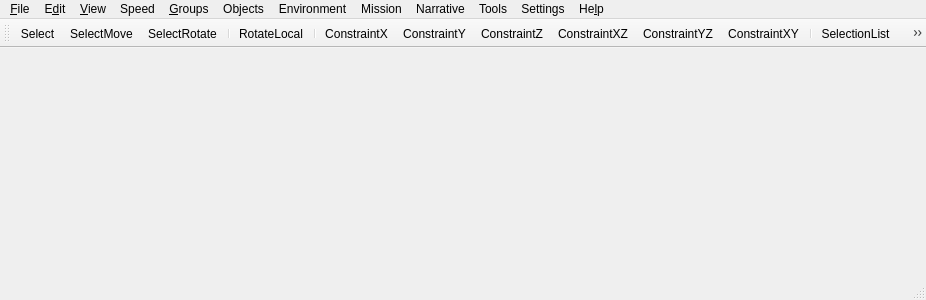
<?xml version="1.0" encoding="UTF-8"?>
<ui version="4.0">
 <class>fso::fred::FredView</class>
 <widget class="QMainWindow" name="fso::fred::FredView">
  <property name="geometry">
   <rect>
    <x>0</x>
    <y>0</y>
    <width>926</width>
    <height>300</height>
   </rect>
  </property>
  <property name="windowTitle">
   <string>qtFRED</string>
  </property>
  <widget class="fso::fred::RenderWidget" name="centralWidget"/>
  <widget class="QMenuBar" name="menuBar">
   <property name="geometry">
    <rect>
     <x>0</x>
     <y>0</y>
     <width>926</width>
     <height>26</height>
    </rect>
   </property>
   <widget class="QMenu" name="menuFile">
    <property name="title">
     <string>&amp;File</string>
    </property>
    <widget class="QMenu" name="menuSave_Format">
     <property name="title">
      <string>Save For&amp;mat</string>
     </property>
     <addaction name="actionFS2_Open"/>
     <addaction name="actionFS2_Retail"/>
    </widget>
    <widget class="QMenu" name="menuImport">
     <property name="title">
      <string>&amp;Import</string>
     </property>
     <addaction name="actionFS1_Mission"/>
     <addaction name="actionFS1_Weapon_Loadouts"/>
    </widget>
    <widget class="QMenu" name="menuRe_cent_Files">
     <property name="title">
      <string>Re&amp;cent Files</string>
     </property>
     <addaction name="actionEmpty"/>
    </widget>
    <addaction name="actionNew"/>
    <addaction name="actionOpen"/>
    <addaction name="actionSave"/>
    <addaction name="actionSave_As"/>
    <addaction name="actionRevert"/>
    <addaction name="separator"/>
    <addaction name="menuSave_Format"/>
    <addaction name="menuImport"/>
    <addaction name="separator"/>
    <addaction name="actionRun_FreeSpace_2_Open"/>
    <addaction name="separator"/>
    <addaction name="menuRe_cent_Files"/>
    <addaction name="separator"/>
    <addaction name="actionExit"/>
   </widget>
   <widget class="QMenu" name="menuEdit">
    <property name="title">
     <string>E&amp;dit</string>
    </property>
    <addaction name="actionUndo"/>
    <addaction name="actionClone_Marked_Objects"/>
    <addaction name="actionDelete"/>
    <addaction name="actionDelete_Wing"/>
    <addaction name="separator"/>
    <addaction name="actionLock_Marked_Objects"/>
    <addaction name="actionUnlock_All_Objects"/>
    <addaction name="actionSelectionLock"/>
    <addaction name="separator"/>
    <addaction name="actionDisable_Undo"/>
   </widget>
   <widget class="QMenu" name="menuView">
    <property name="title">
     <string>&amp;View</string>
    </property>
    <widget class="QMenu" name="menuDisplay_Filter">
     <property name="title">
      <string>&amp;Display Filter</string>
     </property>
     <addaction name="actionShow_Ships"/>
     <addaction name="actionShow_Player_Starts"/>
     <addaction name="actionShow_Waypoints"/>
     <addaction name="separator"/>
    </widget>
    <widget class="QMenu" name="menuViewpoint">
     <property name="title">
      <string>&amp;Viewpoint</string>
     </property>
     <addaction name="actionCamera"/>
     <addaction name="actionCurrent_Ship"/>
    </widget>
    <addaction name="actionTool_Bar"/>
    <addaction name="actionStatus_Bar"/>
    <addaction name="separator"/>
    <addaction name="menuDisplay_Filter"/>
    <addaction name="separator"/>
    <addaction name="actionHide_Marked_Objects"/>
    <addaction name="actionShow_All_Hidden_Objects"/>
    <addaction name="separator"/>
    <addaction name="actionShow_Ship_Models"/>
    <addaction name="actionShow_Outlines"/>
    <addaction name="actionDraw_Outlines_On_Selected_Ships"/>
    <addaction name="actionDraw_Outline_At_Warpin_Position"/>
    <addaction name="actionShow_Ship_Info"/>
    <addaction name="actionShow_Coordinates"/>
    <addaction name="actionShow_Grid_Positions"/>
    <addaction name="actionShow_Distances"/>
    <addaction name="actionShow_Model_Paths"/>
    <addaction name="actionShow_Model_Dock_Points"/>
    <addaction name="actionHighlight_Selectable_Subsystems"/>
    <addaction name="separator"/>
    <addaction name="actionShow_Grid"/>
    <addaction name="actionShow_Horizon"/>
    <addaction name="actionDouble_Fine_Gridlines"/>
    <addaction name="actionAnti_Aliased_Gridlines"/>
    <addaction name="actionShow_3D_Compass"/>
    <addaction name="actionShow_Background"/>
    <addaction name="separator"/>
    <addaction name="menuViewpoint"/>
    <addaction name="actionSave_Camera_Pos"/>
    <addaction name="actionRestore_Camera_Pos"/>
    <addaction name="separator"/>
    <addaction name="actionLighting_from_Suns"/>
   </widget>
   <widget class="QMenu" name="menuSpeed">
    <property name="title">
     <string>Speed</string>
    </property>
    <widget class="QMenu" name="menuMovement">
     <property name="title">
      <string>&amp;Movement</string>
     </property>
     <addaction name="actionx1"/>
     <addaction name="actionx2"/>
     <addaction name="actionx3"/>
     <addaction name="actionx5"/>
     <addaction name="actionx8"/>
     <addaction name="actionx10"/>
     <addaction name="actionx50"/>
     <addaction name="actionx100"/>
    </widget>
    <widget class="QMenu" name="menuRotation">
     <property name="title">
      <string>&amp;Rotation</string>
     </property>
     <addaction name="actionRotx1"/>
     <addaction name="actionRotx5"/>
     <addaction name="actionRotx12"/>
     <addaction name="actionRotx25"/>
     <addaction name="actionRotx50"/>
    </widget>
    <addaction name="menuMovement"/>
    <addaction name="menuRotation"/>
   </widget>
   <widget class="QMenu" name="menuGroups">
    <property name="title">
     <string>&amp;Groups</string>
    </property>
    <widget class="QMenu" name="menuSet_Group">
     <property name="title">
      <string>&amp;Set Group</string>
     </property>
     <addaction name="actionSetGroup_1"/>
     <addaction name="actionSetGroup_2"/>
     <addaction name="actionSetGroup_3"/>
     <addaction name="actionSetGroup_4"/>
     <addaction name="actionSetGroup_5"/>
     <addaction name="actionSetGroup_6"/>
     <addaction name="actionSetGroup_7"/>
     <addaction name="actionSetGroup_8"/>
     <addaction name="actionSetGroup_9"/>
    </widget>
    <addaction name="actionGroup_1"/>
    <addaction name="actionGroup_2"/>
    <addaction name="actionGroup_3"/>
    <addaction name="actionGroup_4"/>
    <addaction name="actionGroup_5"/>
    <addaction name="actionGroup_6"/>
    <addaction name="actionGroup_7"/>
    <addaction name="actionGroup_8"/>
    <addaction name="actionGroup_9"/>
    <addaction name="separator"/>
    <addaction name="menuSet_Group"/>
   </widget>
   <widget class="QMenu" name="menuHelp">
    <property name="title">
     <string>He&amp;lp</string>
    </property>
    <addaction name="actionHelp_Topics"/>
    <addaction name="actionShow_SEXP_Help"/>
    <addaction name="separator"/>
    <addaction name="actionAbout"/>
   </widget>
   <widget class="QMenu" name="menuObjects">
    <property name="title">
     <string>Objects</string>
    </property>
    <addaction name="actionShips"/>
    <addaction name="actionWings"/>
    <addaction name="actionObjects"/>
    <addaction name="actionWaypoint_Paths"/>
    <addaction name="actionJump_Nodes"/>
    <addaction name="separator"/>
    <addaction name="actionControl_Object"/>
    <addaction name="actionNext_Object"/>
    <addaction name="actionPrev_Object"/>
    <addaction name="actionLevel_Object"/>
    <addaction name="actionAlign_Object"/>
    <addaction name="separator"/>
    <addaction name="actionNext_Subsystem"/>
    <addaction name="actionPrev_Subsystem"/>
    <addaction name="actionCancel_Subsystem"/>
    <addaction name="separator"/>
    <addaction name="actionMark_Wing"/>
   </widget>
   <widget class="QMenu" name="menuEnvironment">
    <property name="title">
     <string>Environment</string>
    </property>
    <addaction name="actionBackground"/>
    <addaction name="actionAsteroid_Field"/>
    <addaction name="actionVolumetric_Nebula"/>
   </widget>
   <widget class="QMenu" name="menuMission">
    <property name="title">
     <string>Mission</string>
    </property>
    <addaction name="actionMission_Specs"/>
    <addaction name="actionMission_Goals"/>
    <addaction name="actionMission_Events"/>
    <addaction name="actionMission_Cutscenes"/>
    <addaction name="separator"/>
    <addaction name="actionVariables"/>
    <addaction name="actionLoadout"/>
    <addaction name="actionReinforcements"/>
    <addaction name="actionShield_System"/>
   </widget>
   <widget class="QMenu" name="menuNarrative">
    <property name="title">
     <string>Narrative</string>
    </property>
    <addaction name="actionFiction_Viewer"/>
    <addaction name="actionCommand_Briefing"/>
    <addaction name="actionBriefing"/>
    <addaction name="actionDebriefing"/>
    <addaction name="separator"/>
    <addaction name="actionCampaign"/>
   </widget>
   <widget class="QMenu" name="menuTools">
    <property name="title">
     <string>Tools</string>
    </property>
    <addaction name="actionVoice_Acting_Manager"/>
    <addaction name="actionSet_Global_Ship_Flags"/>
    <addaction name="actionCalculate_Relative_Coordinates"/>
    <addaction name="actionMusic_Player"/>
    <addaction name="actionError_Checker"/>
   </widget>
   <widget class="QMenu" name="menuSeetings">
    <property name="title">
     <string>Settings</string>
    </property>
    <addaction name="actionPreferences"/>
    <addaction name="actionAdjust_Grid"/>
    <addaction name="actionMove_Ships_When_Undocking"/>
    <addaction name="separator"/>
    <addaction name="actionAlways_Save_Display_Names"/>
    <addaction name="actionError_Checker_Checks_Potential_Issues"/>
   </widget>
   <addaction name="menuFile"/>
   <addaction name="menuEdit"/>
   <addaction name="menuView"/>
   <addaction name="menuSpeed"/>
   <addaction name="menuGroups"/>
   <addaction name="menuObjects"/>
   <addaction name="menuEnvironment"/>
   <addaction name="menuMission"/>
   <addaction name="menuNarrative"/>
   <addaction name="menuTools"/>
   <addaction name="menuSeetings"/>
   <addaction name="menuHelp"/>
  </widget>
  <widget class="QStatusBar" name="statusBar"/>
  <widget class="QToolBar" name="toolBar">
   <property name="contextMenuPolicy">
    <enum>Qt::PreventContextMenu</enum>
   </property>
   <property name="windowTitle">
    <string>toolBar</string>
   </property>
   <attribute name="toolBarArea">
    <enum>TopToolBarArea</enum>
   </attribute>
   <attribute name="toolBarBreak">
    <bool>false</bool>
   </attribute>
   <addaction name="actionSelect"/>
   <addaction name="actionSelectMove"/>
   <addaction name="actionSelectRotate"/>
   <addaction name="separator"/>
   <addaction name="actionRotateLocal"/>
   <addaction name="separator"/>
   <addaction name="actionConstrainX"/>
   <addaction name="actionConstrainY"/>
   <addaction name="actionConstrainZ"/>
   <addaction name="actionConstrainXZ"/>
   <addaction name="actionConstrainYZ"/>
   <addaction name="actionConstrainXY"/>
   <addaction name="separator"/>
   <addaction name="actionSelectionList"/>
   <addaction name="actionSelectionLock"/>
   <addaction name="separator"/>
   <addaction name="actionWingForm"/>
   <addaction name="actionWingDisband"/>
   <addaction name="separator"/>
   <addaction name="actionZoomSelected"/>
   <addaction name="actionZoomExtents"/>
   <addaction name="separator"/>
   <addaction name="actionShowDistances"/>
   <addaction name="actionOrbitSelected"/>
   <addaction name="separator"/>
   <addaction name="actionManage_Layers"/>
   <addaction name="actionUnhide_Layers"/>
   <addaction name="separator"/>
  </widget>
  <action name="actionSelect">
   <property name="checkable">
    <bool>true</bool>
   </property>
   <property name="icon">
    <iconset resource="../resources/resources.qrc">
     <normaloff>:/images/select.png</normaloff>:/images/select.png</iconset>
   </property>
   <property name="text">
    <string>Select</string>
   </property>
   <property name="toolTip">
    <string>Select (S)</string>
   </property>
   <property name="shortcut">
    <string>S</string>
   </property>
  </action>
  <action name="actionSelectMove">
   <property name="checkable">
    <bool>true</bool>
   </property>
   <property name="icon">
    <iconset resource="../resources/resources.qrc">
     <normaloff>:/images/selectmove.png</normaloff>:/images/selectmove.png</iconset>
   </property>
   <property name="text">
    <string>SelectMove</string>
   </property>
   <property name="toolTip">
    <string>Select and Move (M)</string>
   </property>
   <property name="shortcut">
    <string>M</string>
   </property>
  </action>
  <action name="actionSelectRotate">
   <property name="checkable">
    <bool>true</bool>
   </property>
   <property name="icon">
    <iconset resource="../resources/resources.qrc">
     <normaloff>:/images/selectrot.png</normaloff>:/images/selectrot.png</iconset>
   </property>
   <property name="text">
    <string>SelectRotate</string>
   </property>
   <property name="toolTip">
    <string>Select and Rotate (R)</string>
   </property>
   <property name="shortcut">
    <string>R</string>
   </property>
  </action>
  <action name="actionRotateLocal">
   <property name="checkable">
    <bool>true</bool>
   </property>
   <property name="icon">
    <iconset resource="../resources/resources.qrc">
     <normaloff>:/images/rotlocal.png</normaloff>:/images/rotlocal.png</iconset>
   </property>
   <property name="text">
    <string>RotateLocal</string>
   </property>
   <property name="toolTip">
    <string>Rotate Locally (X)</string>
   </property>
   <property name="shortcut">
    <string>X</string>
   </property>
  </action>
  <action name="actionConstrainX">
   <property name="checkable">
    <bool>true</bool>
   </property>
   <property name="icon">
    <iconset resource="../resources/resources.qrc">
     <normaloff>:/images/constx.png</normaloff>:/images/constx.png</iconset>
   </property>
   <property name="text">
    <string>ConstraintX</string>
   </property>
   <property name="toolTip">
    <string>X Constraint</string>
   </property>
  </action>
  <action name="actionConstrainY">
   <property name="checkable">
    <bool>true</bool>
   </property>
   <property name="icon">
    <iconset resource="../resources/resources.qrc">
     <normaloff>:/images/consty.png</normaloff>:/images/consty.png</iconset>
   </property>
   <property name="text">
    <string>ConstraintY</string>
   </property>
   <property name="toolTip">
    <string>Y Constraint</string>
   </property>
  </action>
  <action name="actionConstrainZ">
   <property name="checkable">
    <bool>true</bool>
   </property>
   <property name="icon">
    <iconset resource="../resources/resources.qrc">
     <normaloff>:/images/constz.png</normaloff>:/images/constz.png</iconset>
   </property>
   <property name="text">
    <string>ConstraintZ</string>
   </property>
   <property name="toolTip">
    <string>Z Constraint</string>
   </property>
  </action>
  <action name="actionConstrainXZ">
   <property name="checkable">
    <bool>true</bool>
   </property>
   <property name="icon">
    <iconset resource="../resources/resources.qrc">
     <normaloff>:/images/constxz.png</normaloff>:/images/constxz.png</iconset>
   </property>
   <property name="text">
    <string>ConstraintXZ</string>
   </property>
   <property name="toolTip">
    <string>XZ Constraint</string>
   </property>
  </action>
  <action name="actionConstrainYZ">
   <property name="checkable">
    <bool>true</bool>
   </property>
   <property name="icon">
    <iconset resource="../resources/resources.qrc">
     <normaloff>:/images/constyz.png</normaloff>:/images/constyz.png</iconset>
   </property>
   <property name="text">
    <string>ConstraintYZ</string>
   </property>
   <property name="toolTip">
    <string>YZ Constraint</string>
   </property>
  </action>
  <action name="actionConstrainXY">
   <property name="checkable">
    <bool>true</bool>
   </property>
   <property name="icon">
    <iconset resource="../resources/resources.qrc">
     <normaloff>:/images/constxy.png</normaloff>:/images/constxy.png</iconset>
   </property>
   <property name="text">
    <string>ConstraintXY</string>
   </property>
   <property name="toolTip">
    <string>XY Constaint</string>
   </property>
  </action>
  <action name="actionSelectionList">
   <property name="icon">
    <iconset resource="../resources/resources.qrc">
     <normaloff>:/images/selectlist.png</normaloff>:/images/selectlist.png</iconset>
   </property>
   <property name="text">
    <string>SelectionList</string>
   </property>
   <property name="toolTip">
    <string>Selection List (H)</string>
   </property>
   <property name="shortcut">
    <string>H</string>
   </property>
  </action>
  <action name="actionSelectionLock">
   <property name="checkable">
    <bool>true</bool>
   </property>
   <property name="icon">
    <iconset resource="../resources/resources.qrc">
     <normaloff>:/images/selectlock.png</normaloff>:/images/selectlock.png</iconset>
   </property>
   <property name="text">
    <string>SelectionLock</string>
   </property>
   <property name="toolTip">
    <string>Prevent selection from changing (Spacebar)</string>
   </property>
   <property name="shortcut">
    <string>Space</string>
   </property>
  </action>
  <action name="actionWingForm">
   <property name="icon">
    <iconset resource="../resources/resources.qrc">
     <normaloff>:/images/wingform.png</normaloff>:/images/wingform.png</iconset>
   </property>
   <property name="text">
    <string>WingForm</string>
   </property>
   <property name="toolTip">
    <string>Form Wing (Ctrl+W)</string>
   </property>
   <property name="shortcut">
    <string>Ctrl+W</string>
   </property>
  </action>
  <action name="actionWingDisband">
   <property name="icon">
    <iconset resource="../resources/resources.qrc">
     <normaloff>:/images/wingdisband.png</normaloff>:/images/wingdisband.png</iconset>
   </property>
   <property name="text">
    <string>WingDisband</string>
   </property>
   <property name="toolTip">
    <string>Disband Wing (Ctrl+D)</string>
   </property>
   <property name="shortcut">
    <string>Ctrl+D</string>
   </property>
  </action>
  <action name="actionZoomSelected">
   <property name="icon">
    <iconset resource="../resources/resources.qrc">
     <normaloff>:/images/zoomsel.png</normaloff>:/images/zoomsel.png</iconset>
   </property>
   <property name="text">
    <string>ZoomSelected</string>
   </property>
   <property name="toolTip">
    <string>Zoom on Selected (Alt+Z)</string>
   </property>
   <property name="shortcut">
    <string>Alt+Z</string>
   </property>
  </action>
  <action name="actionZoomExtents">
   <property name="icon">
    <iconset resource="../resources/resources.qrc">
     <normaloff>:/images/zoomext.png</normaloff>:/images/zoomext.png</iconset>
   </property>
   <property name="text">
    <string>ZoomExtents</string>
   </property>
   <property name="toolTip">
    <string>Zoom Extents (Shift+Z)</string>
   </property>
   <property name="shortcut">
    <string>Shift+Z</string>
   </property>
  </action>
  <action name="actionShowDistances">
   <property name="checkable">
    <bool>true</bool>
   </property>
   <property name="icon">
    <iconset resource="../resources/resources.qrc">
     <normaloff>:/images/showdist.png</normaloff>:/images/showdist.png</iconset>
   </property>
   <property name="text">
    <string>ShowDistances</string>
   </property>
   <property name="toolTip">
    <string>Show Distances (D)</string>
   </property>
   <property name="shortcut">
    <string>D</string>
   </property>
  </action>
  <action name="actionOrbitSelected">
   <property name="checkable">
    <bool>true</bool>
   </property>
   <property name="icon">
    <iconset resource="../resources/resources.qrc">
     <normaloff>:/images/orbitsel.png</normaloff>:/images/orbitsel.png</iconset>
   </property>
   <property name="text">
    <string>OrbitSelected</string>
   </property>
   <property name="toolTip">
    <string>Rotate Around Object (Alt+R)</string>
   </property>
   <property name="shortcut">
    <string>Alt+R</string>
   </property>
  </action>
  <action name="actionNew">
   <property name="text">
    <string>&amp;New</string>
   </property>
   <property name="shortcut">
    <string/>
   </property>
  </action>
  <action name="actionOpen">
   <property name="text">
    <string>&amp;Open...</string>
   </property>
  </action>
  <action name="actionSave">
   <property name="text">
    <string>&amp;Save</string>
   </property>
  </action>
  <action name="actionSave_As">
   <property name="text">
    <string>Sa&amp;ve As...</string>
   </property>
   <property name="shortcut">
    <string>Ctrl+Shift+S</string>
   </property>
  </action>
  <action name="actionRevert">
   <property name="text">
    <string>&amp;Revert</string>
   </property>
  </action>
  <action name="actionFS2_Open">
   <property name="text">
    <string>&amp;FS2 Open</string>
   </property>
  </action>
  <action name="actionFS2_Retail">
   <property name="text">
    <string>FS2 &amp;Retail</string>
   </property>
  </action>
  <action name="actionFS1_Mission">
   <property name="text">
    <string>&amp;FS1 Mission</string>
   </property>
  </action>
  <action name="actionFS1_Weapon_Loadouts">
   <property name="text">
    <string>FS1 &amp;Weapon Loadouts</string>
   </property>
  </action>
  <action name="actionRun_FreeSpace_2_Open">
   <property name="text">
    <string>Run &amp;FreeSpace</string>
   </property>
   <property name="shortcut">
    <string/>
   </property>
  </action>
  <action name="actionExit">
   <property name="text">
    <string>&amp;Exit</string>
   </property>
  </action>
  <action name="actionUndo">
   <property name="text">
    <string>&amp;Undo</string>
   </property>
  </action>
  <action name="actionClone_Marked_Objects">
   <property name="text">
    <string>&amp;Clone Marked Objects</string>
   </property>
  </action>
  <action name="actionDelete">
   <property name="text">
    <string>&amp;Delete</string>
   </property>
  </action>
  <action name="actionDelete_Wing">
   <property name="text">
    <string>Delete &amp;Wing</string>
   </property>
   <property name="shortcut">
    <string>Ctrl+Del</string>
   </property>
  </action>
  <action name="actionLock_Marked_Objects">
   <property name="text">
    <string>&amp;Lock Marked Objects</string>
   </property>
  </action>
  <action name="actionUnlock_All_Objects">
   <property name="text">
    <string>&amp;Unlock All Objects</string>
   </property>
  </action>
  <action name="actionDisable_Undo">
   <property name="text">
    <string>D&amp;isable Undo</string>
   </property>
  </action>
  <action name="actionTool_Bar">
   <property name="checkable">
    <bool>true</bool>
   </property>
   <property name="checked">
    <bool>true</bool>
   </property>
   <property name="text">
    <string>&amp;Tool Bar</string>
   </property>
  </action>
  <action name="actionStatus_Bar">
   <property name="checkable">
    <bool>true</bool>
   </property>
   <property name="checked">
    <bool>true</bool>
   </property>
   <property name="text">
    <string>&amp;Status Bar</string>
   </property>
  </action>
  <action name="actionShow_Ships">
   <property name="checkable">
    <bool>true</bool>
   </property>
   <property name="text">
    <string>&amp;Show Ships</string>
   </property>
  </action>
  <action name="actionShow_Player_Starts">
   <property name="checkable">
    <bool>true</bool>
   </property>
   <property name="text">
    <string>Show &amp;Player Starts</string>
   </property>
  </action>
  <action name="actionShow_Waypoints">
   <property name="checkable">
    <bool>true</bool>
   </property>
   <property name="text">
    <string>Show &amp;Waypoints</string>
   </property>
  </action>
  <action name="actionShow_Friendly">
   <property name="text">
    <string>Show &amp;Friendly</string>
   </property>
  </action>
  <action name="actionShow_Hostile">
   <property name="text">
    <string>Show &amp;Hostile</string>
   </property>
  </action>
  <action name="actionHide_Marked_Objects">
   <property name="text">
    <string>&amp;Hide Marked Objects</string>
   </property>
  </action>
  <action name="actionShow_All_Hidden_Objects">
   <property name="text">
    <string>Sho&amp;w Hidden Objects</string>
   </property>
  </action>
  <action name="actionShow_Ship_Models">
   <property name="checkable">
    <bool>true</bool>
   </property>
   <property name="text">
    <string>Show Ship Models</string>
   </property>
   <property name="shortcut">
    <string>Alt+Shift+M</string>
   </property>
  </action>
  <action name="actionShow_Outlines">
   <property name="checkable">
    <bool>true</bool>
   </property>
   <property name="text">
    <string>Show &amp;Outlines</string>
   </property>
   <property name="shortcut">
    <string>Alt+Shift+O</string>
   </property>
  </action>
  <action name="actionDraw_Outlines_On_Selected_Ships">
   <property name="checkable">
    <bool>true</bool>
   </property>
   <property name="text">
    <string>Draw Outlines on Selected Ships</string>
   </property>
  </action>
  <action name="actionDraw_Outline_At_Warpin_Position">
   <property name="checkable">
    <bool>true</bool>
   </property>
   <property name="text">
    <string>Draw Outline At Warpin Position</string>
   </property>
  </action>
  <action name="actionShow_Coordinates">
   <property name="checkable">
    <bool>true</bool>
   </property>
   <property name="text">
    <string>Show &amp;Coordinates</string>
   </property>
   <property name="shortcut">
    <string>Alt+Shift+C</string>
   </property>
  </action>
  <action name="actionShow_Grid_Positions">
   <property name="checkable">
    <bool>true</bool>
   </property>
   <property name="text">
    <string>Show &amp;Grid Positions</string>
   </property>
   <property name="shortcut">
    <string>Alt+Shift+P</string>
   </property>
  </action>
  <action name="actionShow_Distances">
   <property name="checkable">
    <bool>true</bool>
   </property>
   <property name="text">
    <string>Show D&amp;istances</string>
   </property>
   <property name="shortcut">
    <string>D</string>
   </property>
  </action>
  <action name="actionShow_Model_Paths">
   <property name="checkable">
    <bool>true</bool>
   </property>
   <property name="text">
    <string>Show &amp;Model Paths</string>
   </property>
  </action>
  <action name="actionShow_Model_Dock_Points">
   <property name="checkable">
    <bool>true</bool>
   </property>
   <property name="text">
    <string>Show Model Doc&amp;k Points</string>
   </property>
  </action>
  <action name="actionHighlight_Selectable_Subsystems">
   <property name="checkable">
    <bool>true</bool>
   </property>
   <property name="text">
    <string>Highlight Selectable Subsystems</string>
   </property>
  </action>
  <action name="actionShow_Grid">
   <property name="checkable">
    <bool>true</bool>
   </property>
   <property name="text">
    <string>Show Grid</string>
   </property>
   <property name="shortcut">
    <string>Alt+Shift+G</string>
   </property>
  </action>
  <action name="actionShow_Horizon">
   <property name="checkable">
    <bool>true</bool>
   </property>
   <property name="text">
    <string>Show Hori&amp;zon</string>
   </property>
   <property name="shortcut">
    <string>Alt+Shift+H</string>
   </property>
  </action>
  <action name="actionDouble_Fine_Gridlines">
   <property name="checkable">
    <bool>true</bool>
   </property>
   <property name="text">
    <string>Double &amp;Fine Gridlines</string>
   </property>
  </action>
  <action name="actionAnti_Aliased_Gridlines">
   <property name="checkable">
    <bool>true</bool>
   </property>
   <property name="text">
    <string>&amp;Anti-Aliased Gridlines</string>
   </property>
  </action>
  <action name="actionShow_3D_Compass">
   <property name="checkable">
    <bool>true</bool>
   </property>
   <property name="text">
    <string>Show &amp;3D Compass</string>
   </property>
   <property name="shortcut">
    <string>Alt+Shift+3</string>
   </property>
  </action>
  <action name="actionShow_Background">
   <property name="checkable">
    <bool>true</bool>
   </property>
   <property name="text">
    <string>Show &amp;Background</string>
   </property>
   <property name="shortcut">
    <string>Alt+Shift+B</string>
   </property>
  </action>
  <action name="actionSave_Camera_Pos">
   <property name="text">
    <string>Save Camera &amp;Pos</string>
   </property>
   <property name="shortcut">
    <string>Ctrl+P</string>
   </property>
  </action>
  <action name="actionRestore_Camera_Pos">
   <property name="text">
    <string>&amp;Restore Camera Pos</string>
   </property>
   <property name="shortcut">
    <string>Ctrl+R</string>
   </property>
  </action>
  <action name="actionLighting_from_Suns">
   <property name="checkable">
    <bool>true</bool>
   </property>
   <property name="text">
    <string>&amp;Lighting from Suns</string>
   </property>
  </action>
  <action name="actionCamera">
   <property name="checkable">
    <bool>true</bool>
   </property>
   <property name="text">
    <string>&amp;Camera</string>
   </property>
  </action>
  <action name="actionCurrent_Ship">
   <property name="checkable">
    <bool>true</bool>
   </property>
   <property name="text">
    <string>Current &amp;Ship</string>
   </property>
  </action>
  <action name="actionx1">
   <property name="checkable">
    <bool>true</bool>
   </property>
   <property name="text">
    <string>&amp;x1</string>
   </property>
   <property name="shortcut">
    <string>1</string>
   </property>
  </action>
  <action name="actionx2">
   <property name="checkable">
    <bool>true</bool>
   </property>
   <property name="text">
    <string>x&amp;2</string>
   </property>
   <property name="shortcut">
    <string>2</string>
   </property>
  </action>
  <action name="actionx3">
   <property name="checkable">
    <bool>true</bool>
   </property>
   <property name="text">
    <string>x&amp;3</string>
   </property>
   <property name="shortcut">
    <string>3</string>
   </property>
  </action>
  <action name="actionx5">
   <property name="checkable">
    <bool>true</bool>
   </property>
   <property name="text">
    <string>x&amp;5</string>
   </property>
   <property name="shortcut">
    <string>4</string>
   </property>
  </action>
  <action name="actionx8">
   <property name="checkable">
    <bool>true</bool>
   </property>
   <property name="text">
    <string>x&amp;8</string>
   </property>
   <property name="shortcut">
    <string>5</string>
   </property>
  </action>
  <action name="actionx10">
   <property name="checkable">
    <bool>true</bool>
   </property>
   <property name="text">
    <string>x&amp;10</string>
   </property>
   <property name="shortcut">
    <string>6</string>
   </property>
  </action>
  <action name="actionx50">
   <property name="checkable">
    <bool>true</bool>
   </property>
   <property name="text">
    <string>x5&amp;0</string>
   </property>
   <property name="shortcut">
    <string>7</string>
   </property>
  </action>
  <action name="actionx100">
   <property name="checkable">
    <bool>true</bool>
   </property>
   <property name="text">
    <string>x100</string>
   </property>
   <property name="shortcut">
    <string>8</string>
   </property>
  </action>
  <action name="actionRotx1">
   <property name="checkable">
    <bool>true</bool>
   </property>
   <property name="text">
    <string>&amp;x1</string>
   </property>
   <property name="shortcut">
    <string>Shift+1</string>
   </property>
  </action>
  <action name="actionRotx5">
   <property name="checkable">
    <bool>true</bool>
   </property>
   <property name="text">
    <string>x&amp;5</string>
   </property>
   <property name="shortcut">
    <string>Shift+2</string>
   </property>
  </action>
  <action name="actionRotx12">
   <property name="checkable">
    <bool>true</bool>
   </property>
   <property name="text">
    <string>x&amp;12</string>
   </property>
   <property name="shortcut">
    <string>Shift+3</string>
   </property>
  </action>
  <action name="actionRotx25">
   <property name="checkable">
    <bool>true</bool>
   </property>
   <property name="text">
    <string>x&amp;25</string>
   </property>
   <property name="shortcut">
    <string>Shift+4</string>
   </property>
  </action>
  <action name="actionRotx50">
   <property name="checkable">
    <bool>true</bool>
   </property>
   <property name="text">
    <string>x5&amp;0</string>
   </property>
   <property name="shortcut">
    <string>Shift+5</string>
   </property>
  </action>
  <action name="actionShips">
   <property name="text">
    <string>&amp;Ships</string>
   </property>
   <property name="shortcut">
    <string>Shift+S</string>
   </property>
  </action>
  <action name="actionWings">
   <property name="text">
    <string>&amp;Wings</string>
   </property>
   <property name="shortcut">
    <string>Shift+W</string>
   </property>
  </action>
  <action name="actionObjects">
   <property name="text">
    <string>&amp;Objects</string>
   </property>
   <property name="shortcut">
    <string>Shift+O</string>
   </property>
  </action>
  <action name="actionWaypoint_Paths">
   <property name="text">
    <string>Waypoint &amp;Paths</string>
   </property>
   <property name="shortcut">
    <string>Shift+Y</string>
   </property>
  </action>
  <action name="actionMission_Events">
   <property name="text">
    <string>Mission &amp;Events</string>
   </property>
   <property name="shortcut">
    <string>Shift+E</string>
   </property>
  </action>
  <action name="actionLoadout">
   <property name="text">
    <string>&amp;Team Loadout</string>
   </property>
   <property name="shortcut">
    <string>Shift+P</string>
   </property>
  </action>
  <action name="actionBackground">
   <property name="text">
    <string>&amp;Background</string>
   </property>
   <property name="shortcut">
    <string>Shift+I</string>
   </property>
  </action>
  <action name="actionReinforcements">
   <property name="text">
    <string>&amp;Reinforcements</string>
   </property>
   <property name="shortcut">
    <string>Shift+R</string>
   </property>
  </action>
  <action name="actionAsteroid_Field">
   <property name="text">
    <string>&amp;Asteroid Field</string>
   </property>
   <property name="shortcut">
    <string>Shift+A</string>
   </property>
  </action>
  <action name="actionMission_Specs">
   <property name="text">
    <string>&amp;Mission Specs</string>
   </property>
   <property name="shortcut">
    <string>Shift+N</string>
   </property>
  </action>
  <action name="actionBriefing">
   <property name="text">
    <string>Br&amp;iefing</string>
   </property>
   <property name="shortcut">
    <string>Shift+B</string>
   </property>
  </action>
  <action name="actionDebriefing">
   <property name="text">
    <string>&amp;Debriefing</string>
   </property>
   <property name="shortcut">
    <string>Shift+D</string>
   </property>
  </action>
  <action name="actionCommand_Briefing">
   <property name="text">
    <string>&amp;Command Briefing</string>
   </property>
   <property name="shortcut">
    <string>Shift+C</string>
   </property>
  </action>
  <action name="actionFiction_Viewer">
   <property name="text">
    <string>&amp;Fiction Viewer</string>
   </property>
   <property name="shortcut">
    <string>Shift+F</string>
   </property>
  </action>
  <action name="actionShield_System">
   <property name="text">
    <string>Shie&amp;ld System</string>
   </property>
  </action>
  <action name="actionSet_Global_Ship_Flags">
   <property name="text">
    <string>Set &amp;Global Ship Flags</string>
   </property>
  </action>
  <action name="actionVoice_Acting_Manager">
   <property name="text">
    <string>&amp;Voice Acting Manager</string>
   </property>
  </action>
  <action name="actionCampaign">
   <property name="text">
    <string>Campaig&amp;n</string>
   </property>
  </action>
  <action name="actionGroup_1">
   <property name="text">
    <string>&amp;Group 1</string>
   </property>
   <property name="shortcut">
    <string>Ctrl+1</string>
   </property>
  </action>
  <action name="actionGroup_2">
   <property name="text">
    <string>Group &amp;2</string>
   </property>
   <property name="shortcut">
    <string>Ctrl+2</string>
   </property>
  </action>
  <action name="actionGroup_3">
   <property name="text">
    <string>Group &amp;3</string>
   </property>
   <property name="shortcut">
    <string>Ctrl+3</string>
   </property>
  </action>
  <action name="actionGroup_4">
   <property name="text">
    <string>Group &amp;4</string>
   </property>
   <property name="shortcut">
    <string>Ctrl+4</string>
   </property>
  </action>
  <action name="actionGroup_5">
   <property name="text">
    <string>Group &amp;5</string>
   </property>
   <property name="shortcut">
    <string>Ctrl+5</string>
   </property>
  </action>
  <action name="actionGroup_6">
   <property name="text">
    <string>Group &amp;6</string>
   </property>
   <property name="shortcut">
    <string>Ctrl+6</string>
   </property>
  </action>
  <action name="actionGroup_7">
   <property name="text">
    <string>Group &amp;7</string>
   </property>
   <property name="shortcut">
    <string>Ctrl+7</string>
   </property>
  </action>
  <action name="actionGroup_8">
   <property name="text">
    <string>Group &amp;8</string>
   </property>
   <property name="shortcut">
    <string>Ctrl+8</string>
   </property>
  </action>
  <action name="actionGroup_9">
   <property name="text">
    <string>Group &amp;9</string>
   </property>
   <property name="shortcut">
    <string>Ctrl+9</string>
   </property>
  </action>
  <action name="actionSet_Group">
   <property name="text">
    <string>Set Group</string>
   </property>
  </action>
  <action name="actionSetGroup_1">
   <property name="text">
    <string>&amp;Group 1</string>
   </property>
  </action>
  <action name="actionSetGroup_2">
   <property name="text">
    <string>Group &amp;2</string>
   </property>
  </action>
  <action name="actionSetGroup_3">
   <property name="text">
    <string>Group &amp;3</string>
   </property>
  </action>
  <action name="actionSetGroup_4">
   <property name="text">
    <string>Group &amp;4</string>
   </property>
  </action>
  <action name="actionSetGroup_5">
   <property name="text">
    <string>Group &amp;5</string>
   </property>
  </action>
  <action name="actionSetGroup_6">
   <property name="text">
    <string>Group &amp;6</string>
   </property>
  </action>
  <action name="actionSetGroup_7">
   <property name="text">
    <string>Group &amp;7</string>
   </property>
  </action>
  <action name="actionSetGroup_8">
   <property name="text">
    <string>Group &amp;8</string>
   </property>
  </action>
  <action name="actionSetGroup_9">
   <property name="text">
    <string>Group &amp;9</string>
   </property>
  </action>
  <action name="actionNext_Object">
   <property name="text">
    <string>&amp;Next Object</string>
   </property>
   <property name="shortcut">
    <string>Tab</string>
   </property>
  </action>
  <action name="actionPrev_Object">
   <property name="text">
    <string>&amp;Prev Object</string>
   </property>
   <property name="shortcut">
    <string>Ctrl+Tab</string>
   </property>
  </action>
  <action name="actionControl_Object">
   <property name="text">
    <string>&amp;Control Object</string>
   </property>
   <property name="shortcut">
    <string>T</string>
   </property>
  </action>
  <action name="actionLevel_Object">
   <property name="text">
    <string>&amp;Level Object</string>
   </property>
   <property name="shortcut">
    <string>L</string>
   </property>
  </action>
  <action name="actionAlign_Object">
   <property name="text">
    <string>&amp;Align Object</string>
   </property>
   <property name="shortcut">
    <string>Ctrl+L</string>
   </property>
  </action>
  <action name="actionNext_Subsystem">
   <property name="text">
    <string>Ne&amp;xt Subsystem</string>
   </property>
   <property name="shortcut">
    <string>K</string>
   </property>
  </action>
  <action name="actionPrev_Subsystem">
   <property name="text">
    <string>P&amp;rev Subsystem</string>
   </property>
   <property name="shortcut">
    <string>Shift+K</string>
   </property>
  </action>
  <action name="actionCancel_Subsystem">
   <property name="text">
    <string>Cancel S&amp;ubsystem</string>
   </property>
   <property name="shortcut">
    <string>Alt+K</string>
   </property>
  </action>
  <action name="actionMark_Wing">
   <property name="text">
    <string>&amp;Mark Wing</string>
   </property>
   <property name="shortcut">
    <string>W</string>
   </property>
  </action>
  <action name="actionAdjust_Grid">
   <property name="text">
    <string>Adjust &amp;Grid</string>
   </property>
  </action>
  <action name="actionMove_Ships_When_Undocking">
   <property name="checkable">
    <bool>true</bool>
   </property>
   <property name="text">
    <string>Move Ships When Undocking</string>
   </property>
  </action>
  <action name="actionMission_Statistics">
   <property name="text">
    <string>M&amp;ission Statistics</string>
   </property>
   <property name="shortcut">
    <string>Ctrl+Shift+D</string>
   </property>
  </action>
  <action name="actionAlways_Save_Display_Names">
   <property name="checkable">
    <bool>true</bool>
   </property>
   <property name="text">
    <string>Always save Display Names</string>
   </property>
  </action>
  <action name="actionError_Checker_Checks_Potential_Issues">
   <property name="checkable">
    <bool>true</bool>
   </property>
   <property name="text">
    <string>Error checker checks for potential issues</string>
   </property>
  </action>
  <action name="actionError_Checker">
   <property name="text">
    <string>&amp;Error Checker</string>
   </property>
   <property name="shortcut">
    <string>Shift+H</string>
   </property>
  </action>
  <action name="actionHelp_Topics">
   <property name="text">
    <string>&amp;Help Topics</string>
   </property>
  </action>
  <action name="actionShow_SEXP_Help">
   <property name="checkable">
    <bool>true</bool>
   </property>
   <property name="text">
    <string>&amp;Show SEXP Help</string>
   </property>
  </action>
  <action name="actionAbout">
   <property name="text">
    <string>&amp;About qtFRED...</string>
   </property>
  </action>
  <action name="actionShow_Ship_Info">
   <property name="checkable">
    <bool>true</bool>
   </property>
   <property name="text">
    <string>Show Ship I&amp;nfo</string>
   </property>
   <property name="shortcut">
    <string>Alt+Shift+I</string>
   </property>
  </action>
  <action name="actionEmpty">
   <property name="text">
    <string>&amp;Empty</string>
   </property>
  </action>
  <action name="actionMission_Goals">
   <property name="text">
    <string>Mission Goals</string>
   </property>
   <property name="shortcut">
    <string>Shift+G</string>
   </property>
  </action>
  <action name="actionVariables">
   <property name="text">
    <string>&amp;Variables and Containers</string>
   </property>
   <property name="toolTip">
    <string>Open Variables and Containers Editor</string>
   </property>
   <property name="shortcut">
    <string>Shift+V</string>
   </property>
  </action>
  <action name="actionJump_Nodes">
   <property name="text">
    <string>Jump &amp;Nodes</string>
   </property>
   <property name="shortcut">
    <string>Shift+J</string>
   </property>
  </action>
  <action name="actionMission_Cutscenes">
   <property name="text">
    <string>Mission Cutscenes</string>
   </property>
   <property name="shortcut">
    <string>Shift+X</string>
   </property>
  </action>
  <action name="actionMusic_Player">
   <property name="text">
    <string>Music Player</string>
   </property>
  </action>
  <action name="actionManage_Layers">
   <property name="text">
    <string>Manage Layers</string>
   </property>
   <property name="toolTip">
    <string>Manage View Layers</string>
   </property>
  </action>
  <action name="actionUnhide_Layers">
   <property name="text">
    <string>Unhide Layers</string>
   </property>
   <property name="toolTip">
    <string>Show all view layers</string>
   </property>
  </action>
  <action name="actionVolumetric_Nebula">
   <property name="text">
    <string>Volumetric Nebula</string>
   </property>
  </action>
  <action name="actionCalculate_Relative_Coordinates">
   <property name="text">
    <string>Calculate Relative Coordinates</string>
   </property>
  </action>
  <action name="actionPreferences">
   <property name="text">
    <string>Preferences</string>
   </property>
  </action>
 </widget>
 <layoutdefault spacing="6" margin="11"/>
 <customwidgets>
  <customwidget>
   <class>fso::fred::RenderWidget</class>
   <extends>QWidget</extends>
   <header>ui/widgets/renderwidget.h</header>
   <container>1</container>
  </customwidget>
 </customwidgets>
 <resources>
  <include location="../resources/resources.qrc"/>
 </resources>
 <connections/>
</ui>
